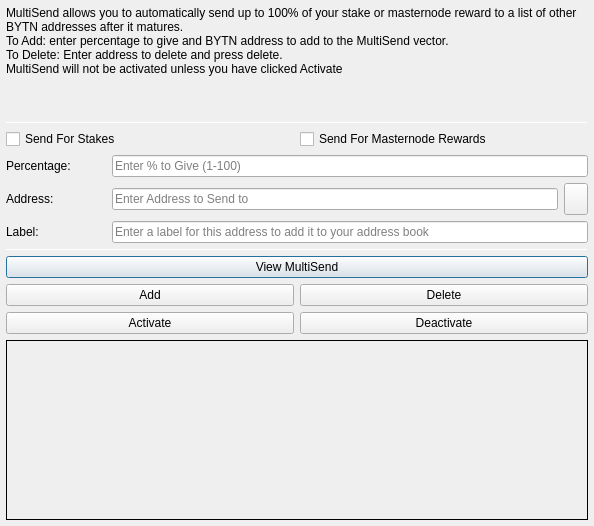
<?xml version="1.0" encoding="UTF-8"?>
<ui version="4.0">
 <class>MultiSendDialog</class>
 <widget class="QDialog" name="MultiSendDialog">
  <property name="windowModality">
   <enum>Qt::NonModal</enum>
  </property>
  <property name="geometry">
   <rect>
    <x>0</x>
    <y>0</y>
    <width>594</width>
    <height>526</height>
   </rect>
  </property>
  <property name="windowTitle">
   <string>MultiSend</string>
  </property>
  <layout class="QVBoxLayout" name="verticalLayout" stretch="0">
   <property name="margin">
    <number>6</number>
   </property>
   <item>
    <layout class="QVBoxLayout" name="verticalLayout_Main" stretch="1,1,1,0,1,1,1">
     <item>
      <widget class="QLabel" name="label_2">
       <property name="lineWidth">
        <number>1</number>
       </property>
       <property name="text">
        <string>MultiSend allows you to automatically send up to 100% of your stake or masternode reward to a list of other BYTN addresses after it matures.
To Add: enter percentage to give and BYTN address to add to the MultiSend vector.
To Delete: Enter address to delete and press delete.
MultiSend will not be activated unless you have clicked Activate</string>
       </property>
       <property name="alignment">
        <set>Qt::AlignLeading|Qt::AlignLeft|Qt::AlignTop</set>
       </property>
       <property name="wordWrap">
        <bool>true</bool>
       </property>
      </widget>
     </item>
     <item>
      <widget class="Line" name="line">
       <property name="minimumSize">
        <size>
         <width>0</width>
         <height>1</height>
        </size>
       </property>
       <property name="maximumSize">
        <size>
         <width>16777215</width>
         <height>1</height>
        </size>
       </property>
       <property name="orientation">
        <enum>Qt::Horizontal</enum>
       </property>
      </widget>
     </item>
     <item>
      <layout class="QVBoxLayout" name="verticalLayout_Settings">
       <item>
        <layout class="QHBoxLayout" name="horizontalLayout">
         <item>
          <widget class="QCheckBox" name="multiSendStakeCheckBox">
           <property name="text">
            <string>Send For Stakes</string>
           </property>
          </widget>
         </item>
         <item>
          <widget class="QCheckBox" name="multiSendMasternodeCheckBox">
           <property name="text">
            <string>Send For Masternode Rewards</string>
           </property>
          </widget>
         </item>
        </layout>
       </item>
       <item>
        <layout class="QHBoxLayout" name="horizontalLayout_6">
         <item>
          <widget class="QLabel" name="label">
           <property name="minimumSize">
            <size>
             <width>100</width>
             <height>0</height>
            </size>
           </property>
           <property name="toolTip">
            <string>Percentage of stake to send</string>
           </property>
           <property name="text">
            <string>Percentage:</string>
           </property>
          </widget>
         </item>
         <item>
          <widget class="QLineEdit" name="multiSendPercentEdit">
           <property name="toolTip">
            <string>Enter whole numbers 1 - 100</string>
           </property>
           <property name="placeholderText">
            <string>Enter % to Give (1-100)</string>
           </property>
          </widget>
         </item>
        </layout>
       </item>
       <item>
        <layout class="QHBoxLayout" name="horizontalLayout_7">
         <item>
          <widget class="QLabel" name="label_5">
           <property name="minimumSize">
            <size>
             <width>100</width>
             <height>0</height>
            </size>
           </property>
           <property name="toolTip">
            <string>Address to send portion of stake to</string>
           </property>
           <property name="text">
            <string>Address:</string>
           </property>
          </widget>
         </item>
         <item>
          <widget class="QLineEdit" name="multiSendAddressEdit">
           <property name="toolTip">
            <string/>
           </property>
           <property name="placeholderText">
            <string>Enter Address to Send to</string>
           </property>
          </widget>
         </item>
         <item>
          <widget class="QToolButton" name="addressBookButton">
           <property name="maximumSize">
            <size>
             <width>16777215</width>
             <height>32</height>
            </size>
           </property>
           <property name="toolTip">
            <string>Choose an address from the address book</string>
           </property>
           <property name="text">
            <string/>
           </property>
           <property name="icon">
            <iconset resource="../bytn.qrc">
             <normaloff>:/icons/address-book</normaloff>:/icons/address-book</iconset>
           </property>
           <property name="shortcut">
            <string>Alt+A</string>
           </property>
          </widget>
         </item>
        </layout>
       </item>
      </layout>
     </item>
     <item>
      <layout class="QHBoxLayout" name="horizontalLayout_3">
       <item>
        <widget class="QLabel" name="label_3">
         <property name="minimumSize">
          <size>
           <width>100</width>
           <height>0</height>
          </size>
         </property>
         <property name="text">
          <string>Label:</string>
         </property>
        </widget>
       </item>
       <item>
        <widget class="QLineEdit" name="labelAddressLabelEdit">
         <property name="placeholderText">
          <string>Enter a label for this address to add it to your address book</string>
         </property>
        </widget>
       </item>
      </layout>
     </item>
     <item>
      <widget class="Line" name="line_2">
       <property name="minimumSize">
        <size>
         <width>0</width>
         <height>1</height>
        </size>
       </property>
       <property name="maximumSize">
        <size>
         <width>16777215</width>
         <height>1</height>
        </size>
       </property>
       <property name="orientation">
        <enum>Qt::Horizontal</enum>
       </property>
      </widget>
     </item>
     <item>
      <layout class="QVBoxLayout" name="verticalLayout_Buttons">
       <item>
        <layout class="QHBoxLayout" name="horizontalLayout_4">
         <item>
          <widget class="QPushButton" name="viewButton">
           <property name="toolTip">
            <string/>
           </property>
           <property name="statusTip">
            <string>View MultiSend Vector</string>
           </property>
           <property name="text">
            <string>View MultiSend</string>
           </property>
          </widget>
         </item>
        </layout>
       </item>
       <item>
        <layout class="QHBoxLayout" name="horizontalLayout_2">
         <item>
          <widget class="QPushButton" name="addButton">
           <property name="toolTip">
            <string/>
           </property>
           <property name="statusTip">
            <string>Add to MultiSend Vector</string>
           </property>
           <property name="text">
            <string>Add</string>
           </property>
          </widget>
         </item>
         <item>
          <widget class="QPushButton" name="deleteButton">
           <property name="toolTip">
            <string/>
           </property>
           <property name="statusTip">
            <string>Delete Address From MultiSend Vector</string>
           </property>
           <property name="text">
            <string>Delete</string>
           </property>
          </widget>
         </item>
        </layout>
       </item>
       <item>
        <layout class="QHBoxLayout" name="horizontalLayout_5">
         <item>
          <widget class="QPushButton" name="activateButton">
           <property name="statusTip">
            <string>Activate MultiSend</string>
           </property>
           <property name="text">
            <string>Activate</string>
           </property>
          </widget>
         </item>
         <item>
          <widget class="QPushButton" name="disableButton">
           <property name="statusTip">
            <string>Deactivate MultiSend</string>
           </property>
           <property name="text">
            <string>Deactivate</string>
           </property>
          </widget>
         </item>
        </layout>
       </item>
      </layout>
     </item>
     <item>
      <widget class="QLabel" name="message">
       <property name="minimumSize">
        <size>
         <width>0</width>
         <height>180</height>
        </size>
       </property>
       <property name="frameShape">
        <enum>QFrame::Panel</enum>
       </property>
       <property name="frameShadow">
        <enum>QFrame::Plain</enum>
       </property>
       <property name="lineWidth">
        <number>1</number>
       </property>
       <property name="midLineWidth">
        <number>1</number>
       </property>
       <property name="text">
        <string/>
       </property>
       <property name="alignment">
        <set>Qt::AlignLeading|Qt::AlignLeft|Qt::AlignTop</set>
       </property>
       <property name="wordWrap">
        <bool>true</bool>
       </property>
      </widget>
     </item>
    </layout>
   </item>
  </layout>
 </widget>
 <resources>
  <include location="../bytn.qrc"/>
 </resources>
 <connections/>
</ui>
